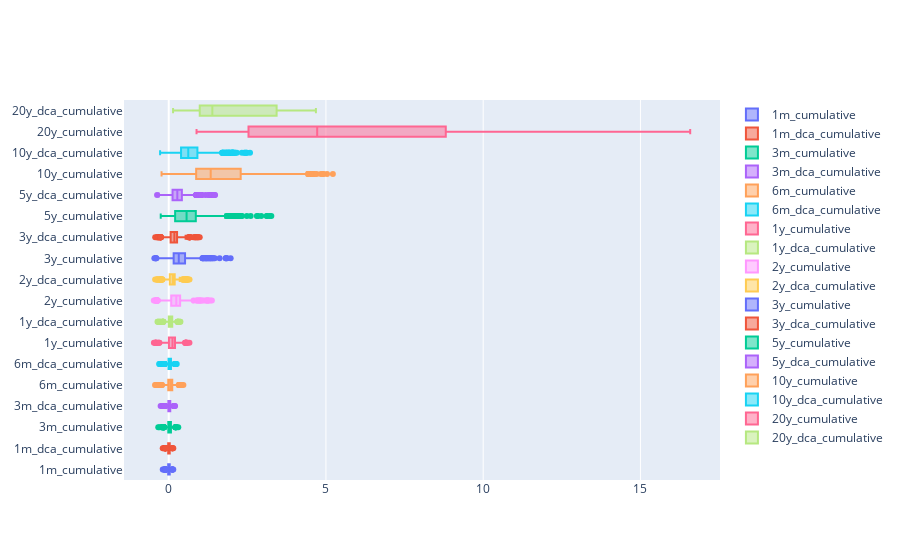

Here is the notebook cell this chart was saved with:
### Code cell
go.Figure(
    [
        go.Box(
            x=df[column],
            name=column,
            )
        for column in chain.from_iterable(zip(df.columns[2:11],df.columns[20:29]))
    ]
)

### Figure 1 — Plotly figure (JSON) as saved in the notebook; plotly's stock layout.template omitted (floating-point values rounded to 4 significant figures; data arrays with more than 128 entries replaced by an {"elided": "..."} marker saying what was removed)
{"data": [{"name": "1m_cumulative", "type": "box", "x": {"elided": "641 float values"}}, {"name": "1m_dca_cumulative", "type": "box", "x": {"elided": "641 float values"}}, {"name": "3m_cumulative", "type": "box", "x": {"elided": "641 float values"}}, {"name": "3m_dca_cumulative", "type": "box", "x": {"elided": "641 float values"}}, {"name": "6m_cumulative", "type": "box", "x": {"elided": "641 float values"}}, {"name": "6m_dca_cumulative", "type": "box", "x": {"elided": "641 float values"}}, {"name": "1y_cumulative", "type": "box", "x": {"elided": "641 float values"}}, {"name": "1y_dca_cumulative", "type": "box", "x": {"elided": "641 float values"}}, {"name": "2y_cumulative", "type": "box", "x": {"elided": "641 float values"}}, {"name": "2y_dca_cumulative", "type": "box", "x": {"elided": "641 float values"}}, {"name": "3y_cumulative", "type": "box", "x": {"elided": "641 float values"}}, {"name": "3y_dca_cumulative", "type": "box", "x": {"elided": "641 float values"}}, {"name": "5y_cumulative", "type": "box", "x": {"elided": "641 float values"}}, {"name": "5y_dca_cumulative", "type": "box", "x": {"elided": "641 float values"}}, {"name": "10y_cumulative", "type": "box", "x": {"elided": "641 float values"}}, {"name": "10y_dca_cumulative", "type": "box", "x": {"elided": "641 float values"}}, {"name": "20y_cumulative", "type": "box", "x": {"elided": "641 float values"}}, {"name": "20y_dca_cumulative", "type": "box", "x": {"elided": "641 float values"}}], "layout": {}}
